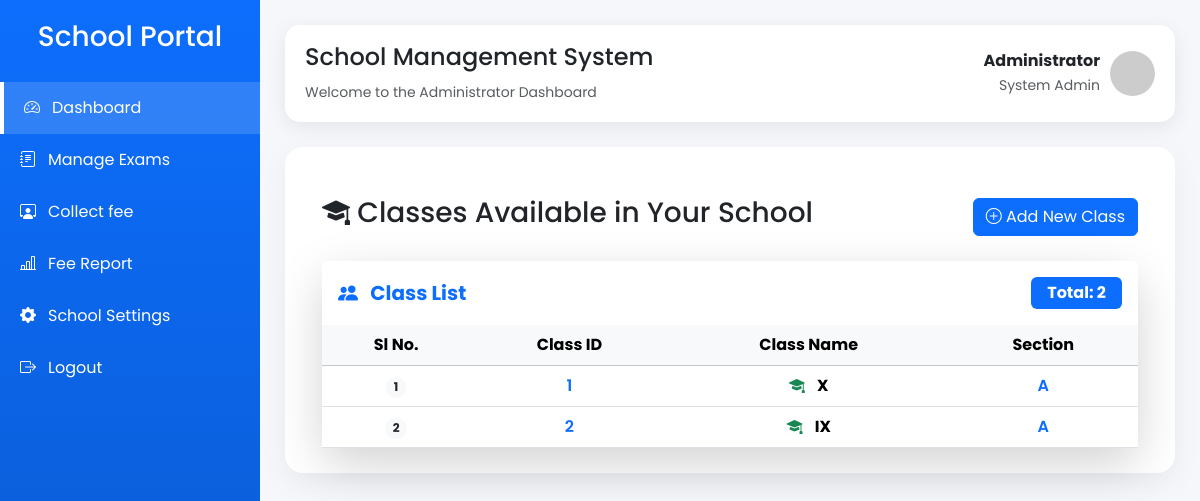
/class_list (signed in), run on the app's committed database.
### application/model.py (models this page shows, shortened)
class SchoolClass(db.Model):
    __tablename__ = "classes"
    id = db.Column(db.Integer, primary_key=True)
    name = db.Column(db.String(20), nullable=False)
    section = db.Column(db.String(10), nullable=False)
    students = db.relationship("Student",back_populates="school_class",cascade="all, delete-orphan")
    subjects = db.relationship("Subject",back_populates="school_class",cascade="all, delete-orphan" )
    fee_types = db.relationship("FeeType",back_populates="school_class",cascade="all, delete-orphan")
    __table_args__ = (
        db.UniqueConstraint(
            "name",
            "section",
            name="unique_class_section"
        ),
    )

### application/controler.py (the view)
@app.route("/class_list")
@login_required
def class_list():
    if current_user.role != "admin":
            flash("Only Admin can access this page.", "danger")
            return redirect(url_for("login"))
    classes = SchoolClass.query.all()
    return render_template(
        "admin/class_list.html",
        classes=classes
    )

### application/controler.py (called while the page is built)
@login_manager.user_loader
def load_user(user_id):
    return User.query.get(int(user_id))

### templates/admin/class_list.html (shortened to what this page needs)
{% extends "admin/admin_dashboard.html" %}
{% block content %}
<div class="container mt-4">
    <div class="d-flex justify-content-between align-items-center mb-4">
        <h3>
            <i class="bi bi-mortarboard-fill"></i>
            Classes Available in Your School
        </h3>
        <a href="{{ url_for('create_class') }}" class="btn btn-primary">
            <i class="bi bi-plus-circle"></i>
            Add New Class
        </a>
    </div>
    <div class="card border-0 shadow-lg rounded-4">
    <div class="card-header bg-white border-0 py-3">
        <div class="d-flex justify-content-between align-items-center">
            <h5 class="mb-0 fw-bold text-primary">
                <i class="bi bi-people-fill me-2"></i>
                Class List
            </h5>
            <span class="badge bg-primary fs-6 px-3 py-2">
                Total: {{ classes|length }}
            </span>
        </div>
    </div>
    <div class="card-body p-0">
        <div class="table-responsive">
            <table class="table table-hover align-middle mb-0" id="classTable">
                <thead class="table-light text-center">
                    <tr>
                        <th>Sl No.</th>
                        <th>Class ID</th>
                        <th>Class Name</th>
                        <th>Section</th>
                    </tr>
                </thead>
                <tbody class="text-center">
                    {% for c in classes %}
                    <tr>
                        <td>
                            <span class="badge rounded-pill bg-light text-dark">
                                {{ loop.index }}
                            </span>
                        </td>
                        <td>
                            <span class="fw-semibold text-primary">
                                {{ c.id }}
                            </span>
                        </td>
                        <td>
                            <i class="bi bi-mortarboard-fill text-success me-2"></i>
                            <strong>{{ c.name }}</strong>
                        </td>
                         <td>
                            <span class="fw-semibold text-primary">
                                {{ c.section }}
                            </span>
                        </td>
                    </tr>
                    {% endfor %}
                </tbody>
            </table>
        </div>
    </div>
</div>
</div>
{% endblock %}

### templates/admin/admin_dashboard.html (style rules this page uses)
* { margin: 0; padding: 0; box-sizing: border-box; font-family: 'Poppins', sans-serif; }
body { background: #f5f7fb; }

### data on the page
SchoolClass: id "1", name "X", section "A"
SchoolClass: id "2", name "IX", section "A"

### other printed values
{{ classes|length }} "2"
